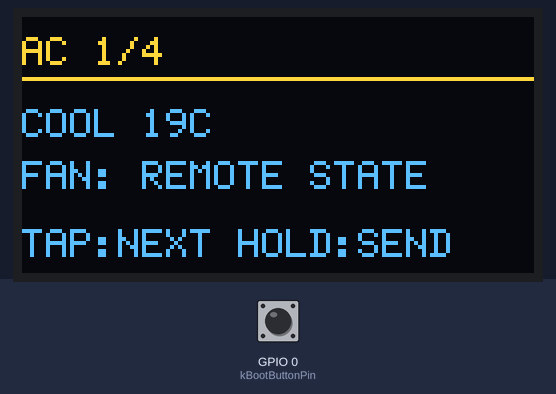
Simulated run of this sketch. Board: ESP8266 (NodeMCU). Shown: 128×64 one-colour display. The inputs (shaded band) are chosen by the test bench; at power-on: GPIO 0 (kBootButtonPin) HIGH. The OLED is the two-colour kind (top 16 rows yellow); what the sketch prints to the serial monitor is not drawn.

Above: at 2.2 s.
2.3 s: GPIO 0 (kBootButtonPin) pulled LOW for 1 s
At 4.7 s:
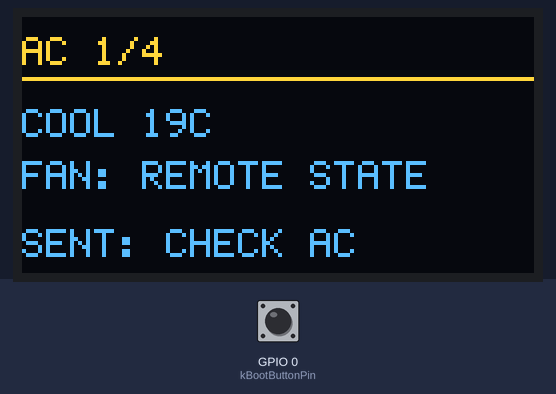
5.1 s: GPIO 0 (kBootButtonPin) pulled LOW for 0.15 s
At 6.1 s:
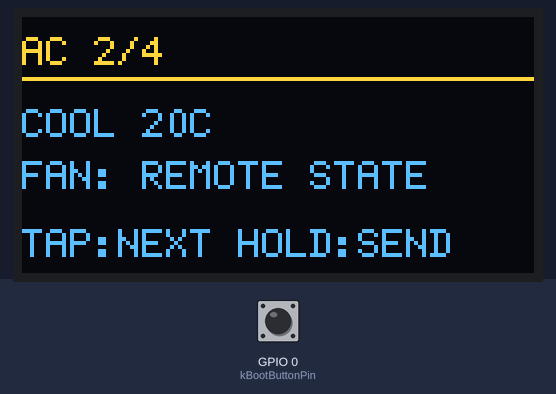
6.7 s: GPIO 0 (kBootButtonPin) pulled LOW for 0.15 s
At 7.3 s:
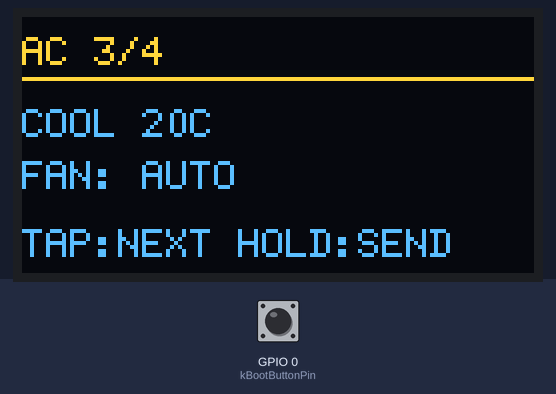
8.3 s: GPIO 0 (kBootButtonPin) pulled LOW for 3.2 s
At 13.0 s:
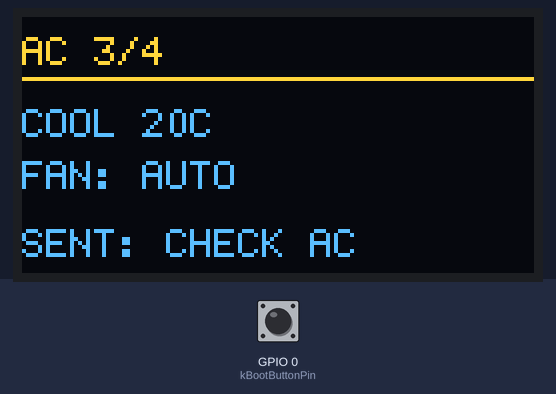
13.3 s: GPIO 0 (kBootButtonPin) pulled LOW for 0.15 s
At 14.6 s:
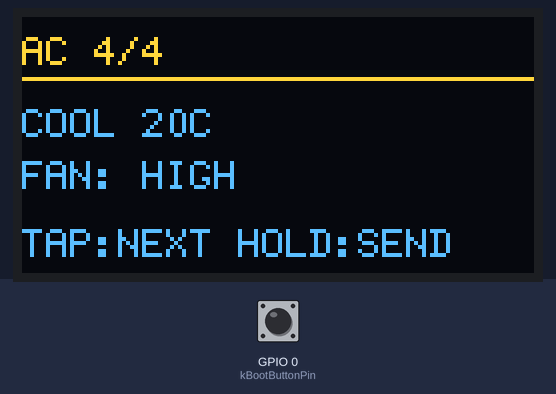
14.9 s: GPIO 0 (kBootButtonPin) pulled LOW for 1 s
At 17.6 s:
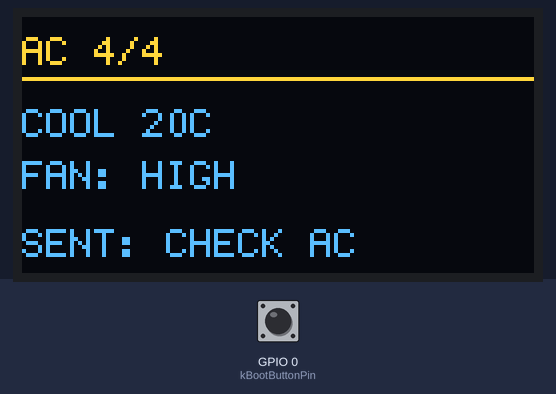
Timing chart, 0 to 18.7 s (numbered marks = the images above; inputs shaded):
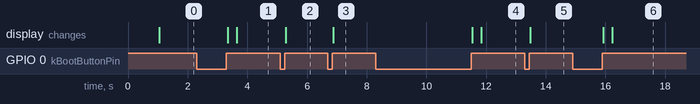

Measured:
- after the input at 2.3 s, the display: first changes after 1.0 s (image 1 shows a later state)
- after the input at 5.1 s, the display: changes after 0.18 s (image 2)
- after the input at 6.7 s, the display: changes after 0.18 s (image 3)
- after the input at 8.3 s, the display: first changes after 3.2 s (image 4 shows a later state)
- after the input at 13.3 s, the display: changes after 0.18 s (image 5)
- after the input at 14.9 s, the display: first changes after 1.0 s (image 6 shows a later state)

The sketch:

ir_control_v1.ino
```cpp
#include <Arduino.h>
#include <Wire.h>

#include <IRremoteESP8266.h>
#include <IRrecv.h>
#include <IRsend.h>
#include <U8g2lib.h>

constexpr uint16_t kIrReceivePin = 27;
constexpr uint16_t kIrTransmitPin = 26;
constexpr uint8_t kI2cSdaPin = 21;
constexpr uint8_t kI2cSclPin = 22;
constexpr uint8_t kBootButtonPin = 0;
constexpr uint32_t kLongPressMs = 700;
constexpr uint16_t kTxRepeats = 2;  // Three copies total: original + 2 repeats.

struct Preset {
  const char* line1;
  const char* line2;
  const uint8_t* state;
};

// Each frame was captured from the original Sharp remote and checksum-validated.
const uint8_t kCool19[] = {
    0xAA, 0x5A, 0xCF, 0x10, 0xC4, 0x31, 0x52,
    0x00, 0x08, 0x80, 0x04, 0xE0, 0xB1,
};
const uint8_t kCool20[] = {
    0xAA, 0x5A, 0xCF, 0x10, 0xC5, 0x31, 0x52,
    0x00, 0x08, 0x80, 0x04, 0xE0, 0xA1,
};
const uint8_t kCool20FanAuto[] = {
    0xAA, 0x5A, 0xCF, 0x10, 0xC5, 0x31, 0x22,
    0x00, 0x08, 0x80, 0x05, 0xE0, 0xC1,
};
const uint8_t kCool20FanHigh[] = {
    0xAA, 0x5A, 0xCF, 0x10, 0xC5, 0x31, 0x72,
    0x00, 0x08, 0x80, 0x05, 0xE0, 0x91,
};

const Preset kPresets[] = {
    {"COOL 19C", "FAN: REMOTE STATE", kCool19},
    {"COOL 20C", "FAN: REMOTE STATE", kCool20},
    {"COOL 20C", "FAN: AUTO", kCool20FanAuto},
    {"COOL 20C", "FAN: HIGH", kCool20FanHigh},
};
constexpr uint8_t kPresetCount = sizeof(kPresets) / sizeof(kPresets[0]);

IRrecv receiver(kIrReceivePin, 1024, 50, true);
IRsend transmitter(kIrTransmitPin);
decode_results result;
U8G2_SSD1306_128X64_NONAME_F_HW_I2C oled(U8G2_R0, U8X8_PIN_NONE);

uint8_t selected = 0;
bool buttonDown = false;
uint32_t buttonDownAt = 0;
uint32_t transmissions = 0;
uint32_t received = 0;

void drawMenu(const char* status = "TAP:NEXT HOLD:SEND") {
  char heading[24];
  snprintf(heading, sizeof(heading), "AC %u/%u", selected + 1, kPresetCount);

  oled.clearBuffer();
  oled.setFont(u8g2_font_6x12_tf);
  oled.drawStr(0, 12, heading);
  oled.drawHLine(0, 15, 128);
  oled.drawStr(0, 30, kPresets[selected].line1);
  oled.drawStr(0, 43, kPresets[selected].line2);
  oled.drawStr(0, 60, status);
  oled.sendBuffer();
}

void sendSelected() {
  const Preset& preset = kPresets[selected];
  drawMenu("SENDING...");
  transmitter.sendSharpAc(preset.state, sizeof(kCool19), kTxRepeats);
  transmissions++;
  Serial.printf("TX_SENT id=%lu preset=%u\n", transmissions, selected + 1);
  delay(250);
  drawMenu("SENT: CHECK AC");
}

void setup() {
  Serial.begin(115200);
  delay(1000);
  pinMode(kBootButtonPin, INPUT_PULLUP);

  Wire.begin(kI2cSdaPin, kI2cSclPin);
  oled.begin();
  drawMenu();

  transmitter.begin();
  receiver.setUnknownThreshold(12);
  receiver.setTolerance(35);
  receiver.enableIRIn();

  Serial.println("IR_CONTROL_V1_READY");
  Serial.println("Tap BOOT to select; hold BOOT to send selected preset.");
}

void loop() {
  const bool buttonNow = digitalRead(kBootButtonPin) == LOW;
  if (!buttonDown && buttonNow) {
    buttonDown = true;
    buttonDownAt = millis();
  } else if (buttonDown && !buttonNow) {
    const uint32_t pressedFor = millis() - buttonDownAt;
    buttonDown = false;
    if (pressedFor >= kLongPressMs) {
      sendSelected();
    } else {
      selected = (selected + 1) % kPresetCount;
      drawMenu();
      Serial.printf("PRESET_SELECTED index=%u\n", selected + 1);
    }
  }

  if (receiver.decode(&result) && !result.overflow && result.decode_type != UNKNOWN) {
    received++;
    Serial.printf("IR_VALID id=%lu protocol_id=%u bits=%u\n", received,
                  static_cast<uint16_t>(result.decode_type), result.bits);
  }
  delay(10);
}
```
